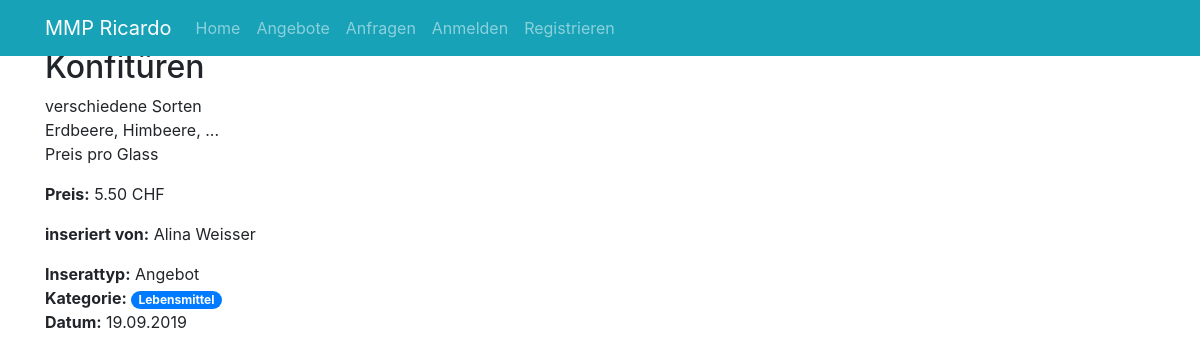
/web_final/subsite/details.php?item=1, run on the app's committed database.
### tables this page shows
CREATE TABLE `items` (
  `id` int(11) UNSIGNED NOT NULL,
  `user_id` int(11) UNSIGNED NOT NULL,
  `title` varchar(255) NOT NULL,
  `description` text NOT NULL,
  `price` decimal(10,2) NOT NULL,
  `insert_time` timestamp NOT NULL DEFAULT CURRENT_TIMESTAMP ON UPDATE CURRENT_TIMESTAMP,
  `type` int(1) NOT NULL COMMENT '1 für Angebot; 2 für Anfrage',
  `img` varchar(255) DEFAULT NULL
);

CREATE TABLE `users` (
  `id` int(11) UNSIGNED NOT NULL,
  `email` varchar(100) NOT NULL,
  `password` varchar(50) NOT NULL,
  `firstname` varchar(50) NOT NULL,
  `lastname` varchar(50) NOT NULL,
  `regtime` timestamp NOT NULL DEFAULT CURRENT_TIMESTAMP ON UPDATE CURRENT_TIMESTAMP,
  `role` varchar(25) NOT NULL,
  `img` varchar(255) DEFAULT NULL
);

### web_final/system/data.php (called while the page is built, shortened)
<?php
function get_db_connection(){
  global $db_host, $db_name, $db_user, $db_pass, $db_charset;
  $dsn = "mysql:host=$db_host;dbname=$db_name;charset=$db_charset";
  $options = [
      PDO::ATTR_ERRMODE            => PDO::ERRMODE_EXCEPTION,
      PDO::ATTR_DEFAULT_FETCH_MODE => PDO::FETCH_ASSOC,
      PDO::ATTR_EMULATE_PREPARES   => false
  ];
  try {
       $db = new PDO($dsn, $db_user, $db_pass, $options);
  } catch (\PDOException $e) {
       throw new \PDOException($e->getMessage(), (int)$e->getCode());
  }
  return $db;
}
function get_user_by_id($id){
  $db = get_db_connection();
  $sql = "SELECT * FROM users WHERE id = $id;";
  $result = $db->query($sql);
  return $result->fetch();
}
function get_categories_by_id($id){
  $db = get_db_connection();
  $sql = "SELECT category_id FROM item_has_category WHERE item_id = $id;";
  $result = $db->query($sql);
  return $result->fetchAll(PDO::FETCH_COLUMN);
}
function get_item_by_id($id){
  $db = get_db_connection();
  $sql = "SELECT * FROM items WHERE id = $id;";
  $result = $db->query($sql);
  return $result->fetch();
}

### web_final/subsite/details.php (the view, shortened to what this page needs)
<?php
require_once('../system/config.php');
require_once('../system/data.php');
if(isset($_GET['item'])){
  $item = get_item_by_id($_GET['item']);
  $item_user = get_user_by_id($item['user_id']);
  if($item['type'] == 1){
    $type = "Angebot";
  }else{
    $type = "Anfrage";
  }
  $categories = get_categories_by_id($item['id']);
  $categoy_text = '';
  foreach ($categories as $category) {
    $categoy_text .= ' <span class="badge badge-pill badge-primary"> '.$category .'</span> ';
  }
  $date = new DateTime($item['insert_time']);
}
?>
<!DOCTYPE html>
<html>
<head>
<?php
include_once('../templates/page_head.php');
?>
</head>
<body class="py-5">
  <div class="container">
<?php include_once('../templates/menu.php') ?>
    <section class="content">
        <h2><?php echo $item['title'];  ?></h2>
        <p><?php echo nl2br($item['description']); ?>
        </p>
<?php if(!empty($item['price'])) {  ?>
	      <p class="preis"><strong>Preis:</strong> <?php echo $item['price']; ?> CHF</p>
<?php } else { ?>
	      <p class="preis"><strong>Preis:</strong> auf Anfrage</p>
<?php }?>
        <p><strong>inseriert von:</strong> <?php echo $item_user['firstname']." ".$item_user['lastname']; ?></p>
        <p class="tag">
            <span><strong>Inserattyp:</strong> <?php echo $type; ?></span> <br>
            <span><strong>Kategorie:</strong> <?php echo $categoy_text; ?> </span> <br>
            <span><strong>Datum:</strong> <?php echo $date->format('d.m.Y');  ?></span>
        </p>
    </section>
  </div>
</body>
</html>

### data on the page
items: title "Konfitüren", description "verschiedene Sorten Erdbeere, Himbeere, ... Preis pro Glass", price "5.50", type "Angebot", insert_time "19.09.2019"
users: firstname "Alina", lastname "Weisser"

### other printed values
$log_in_out_text "Anmelden"
$category "Lebensmittel"
